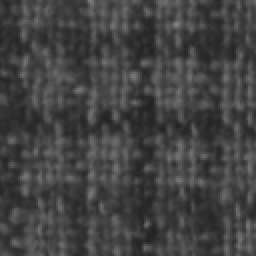
#> input picture CodeTest/python/Train/Dataset/Outex-TC-00010/images/000710.bmp, 128 x 128 px (shown 2 times larger)
$ python -i MRELBP.py   (imports and definitions only)
#> lines starting #> are read from the running program, lines starting #| are printed output that depends on the picture
#> further down, picture is the input picture: shape (128, 128, 3); min 35, max 131, mean 66.4
from scipy.ndimage import median_filter
import cv2
import numpy as np
class MRELBP():
    def __init__(self, r=[2, 4, 6, 8], p = 8, w_c = 3, w_r = [3, 5, 7, 9]):
        self.r = r
        self.p = p
        self.w_c = w_c
        self.w_r = w_r
        self.count = 0
        # step :
        #   RGB2Gray
        #   Median
        #   CI
        #   Bi-interpolation -> RI & ND
        #   Histogram

    def median_processing(self, image):
        m_3x3 = median_filter(image, size = self.w_r[0], mode='constant', cval=0)
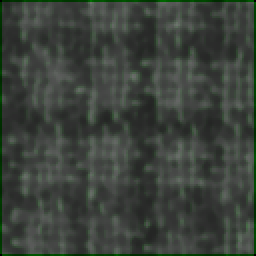
#> m_3x3: shape (128, 128, 3) (shown 2 times larger); mean B, G, R 59.2, 65.9, 59.2
        m_5x5 = median_filter(image, size = self.w_r[1], mode='constant', cval=0)
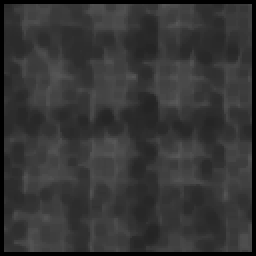
#> m_5x5: shape (128, 128, 3) (shown 2 times larger); min 0, max 88, mean 53
        m_7x7 = median_filter(image, size = self.w_r[2], mode='constant', cval=0)
#> m_7x7: shape (128, 128, 3); every value is 0
        m_9x9 = median_filter(image, size = self.w_r[3], mode='constant', cval=0)
        return m_3x3, m_5x5, m_7x7, m_9x9


    def mrelbp_ci(self, image, in_r):
        window_size = 2 * in_r + 1

#> (the run stopped early here; a loop or call above may not have finished)

$ run again, on CodeTest/python/Train/Dataset/Outex-TC-00010/images/001761.bmp
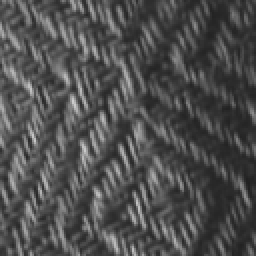
#> input picture CodeTest/python/Train/Dataset/Outex-TC-00010/images/001761.bmp, 128 x 128 px (shown 2 times larger)
#> picture is the input picture: shape (128, 128, 3); min 32, max 207, mean 78.1
#> in median_processing, `m_3x3 = median_filter(image, size = self.w_r[0], mode='constant', cval..`:
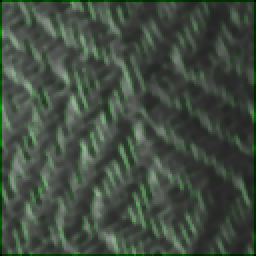
#> m_3x3: shape (128, 128, 3) (shown 2 times larger); mean B, G, R 64.9, 76.6, 64.9
#> in median_processing, `m_5x5 = median_filter(image, size = self.w_r[1], mode='constant', cval..`:
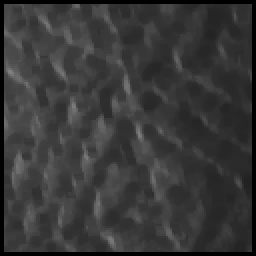
#> m_5x5: shape (128, 128, 3) (shown 2 times larger); min 0, max 126, mean 55.9
#> m_7x7: shape (128, 128, 3); every value is 0

$ run again, on CodeTest/python/Train/Dataset/Outex-TC-00010/images/001828.bmp
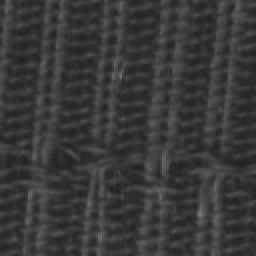
#> input picture CodeTest/python/Train/Dataset/Outex-TC-00010/images/001828.bmp, 128 x 128 px (shown 2 times larger)
#> picture is the input picture: shape (128, 128, 3); min 35, max 116, mean 57
#> in median_processing, `m_3x3 = median_filter(image, size = self.w_r[0], mode='constant', cval..`:
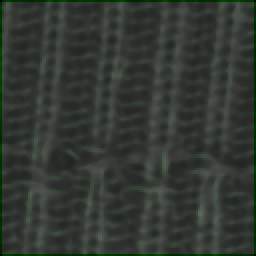
#> m_3x3: shape (128, 128, 3) (shown 2 times larger); mean B, G, R 50.8, 56.6, 50.8
#> in median_processing, `m_5x5 = median_filter(image, size = self.w_r[1], mode='constant', cval..`:
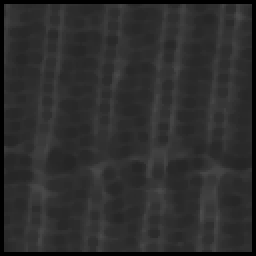
#> m_5x5: shape (128, 128, 3) (shown 2 times larger); min 0, max 76, mean 45.4
#> m_7x7: shape (128, 128, 3); every value is 0

$ run again, on CodeTest/python/Train/Dataset/Outex-TC-00010/images/001848.bmp
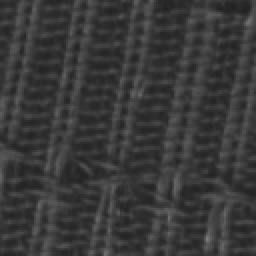
#> input picture CodeTest/python/Train/Dataset/Outex-TC-00010/images/001848.bmp, 128 x 128 px (shown 2 times larger)
#> picture is the input picture: shape (128, 128, 3); min 33, max 125, mean 57.4
#> in median_processing, `m_3x3 = median_filter(image, size = self.w_r[0], mode='constant', cval..`:
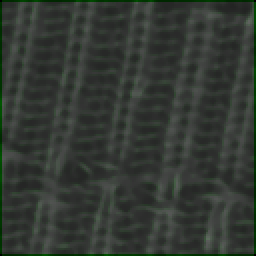
#> m_3x3: shape (128, 128, 3) (shown 2 times larger); mean B, G, R 51, 56.9, 51
#> in median_processing, `m_5x5 = median_filter(image, size = self.w_r[1], mode='constant', cval..`:
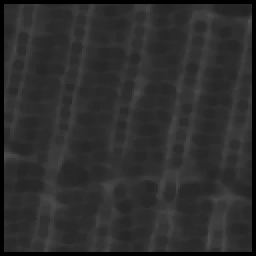
#> m_5x5: shape (128, 128, 3) (shown 2 times larger); min 0, max 78, mean 45.5
#> m_7x7: shape (128, 128, 3); every value is 0
